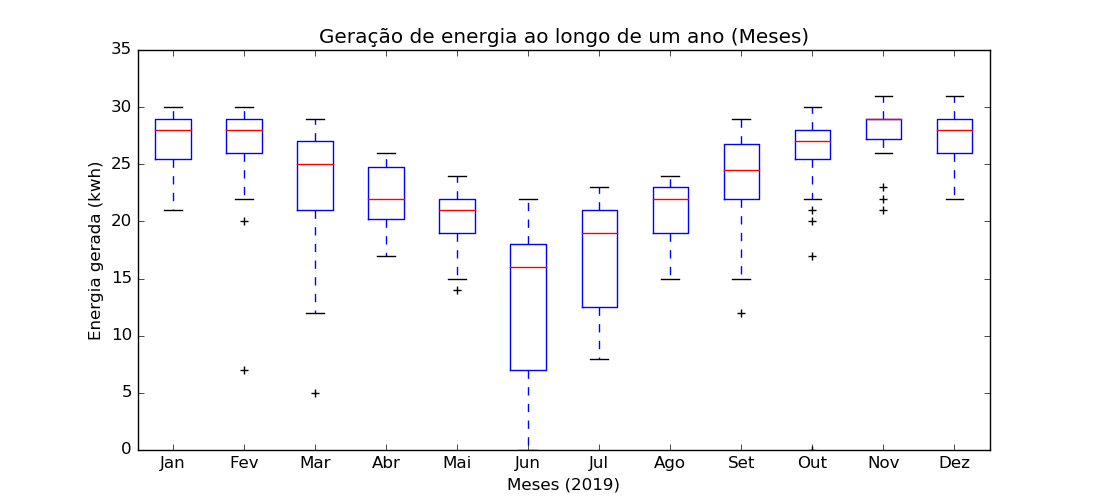

Write the Python code that produced this figure.
import matplotlib.pyplot as plt
import json
import urllib.request as req

def BancoDeDados():
   url = "http://albertocn.sytes.net/2019-2/pi/projeto/geracao_energia.json"
   requisicao = req.Request(url, headers={'User-Agent': 'Mozilla/5.0'})
   try:
     dados = req.urlopen(requisicao).read().decode()
     dados_proc = json.loads(dados)
   except:
     print('deu erro :(')
   return(dados_proc)

# Organizando o banco de dados pela data 
def BancoDeDadosOrganizado():
  dados_proc = BancoDeDados()
  dados_organizados = sorted(dados_proc,key=lambda k:k['dia'])
  return(dados_organizados)



# Pegando as energias de cada mês e colocando em uma lista (a posição da lista indica o mês)
def EnergiasListas():
   dados_organizados = BancoDeDadosOrganizado()
   transformar_em_lista = list()
   energias_mes = list()
   mes_comparador = 1
   while mes_comparador != 13:
     for dicionarios in dados_organizados:
       data = dicionarios['dia']
       mes = data[(data.find('-') + 1):7]
       energia = dicionarios['energiaDia']
       if mes < '10':
         if str(mes) == ('0'+str(mes_comparador)):
           transformar_em_lista.append(energia)
       elif mes == str(mes_comparador):
           transformar_em_lista.append(energia)
     energias_mes.append(transformar_em_lista)
     transformar_em_lista = list()
     mes_comparador = mes_comparador + 1
   return(energias_mes)
    

def FiltrarEntrada():
   energias = EnergiasListas()
   meses = ['Jan','Fev','Mar',
            'Abr','Mai','Jun',
            'Jul','Ago','Set',
            'Out','Nov','Dez']
   return(meses,energias)
    

def GerarGrafico(x, y):
   plt.boxplot(y, labels=x)
   plt.title('Geração de energia ao longo de um ano (Meses)')
   plt.xlabel('Meses (2019)')
   plt.ylabel('Energia gerada (kwh)')
   plt.savefig('boxplot.png')
   plt.close()



def ApresentarGraficoBoxplot():
   plt.style.use('classic') ## tema do fundo 
   plt.rcParams['figure.figsize'] = (11, 5) ##tamanho grafico
   tuplaDados = FiltrarEntrada()
   GerarGrafico(tuplaDados[0], tuplaDados[1])
